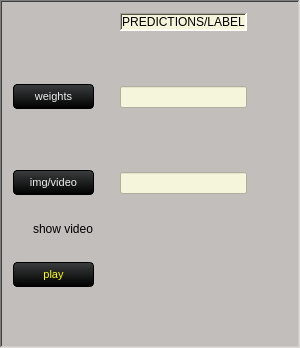
            <widget class="QFrame" name="ultralytics_predictions_frame">
             <property name="styleSheet">
              <string notr="true">background-color: rgb(193, 190, 188);</string>
             </property>
             <property name="frameShape">
              <enum>QFrame::WinPanel</enum>
             </property>
             <property name="frameShadow">
              <enum>QFrame::Sunken</enum>
             </property>
             <layout class="QGridLayout" name="gridLayout_33">
              <item row="3" column="2">
               <widget class="QLineEdit" name="pytorch_version_label">
                <property name="styleSheet">
                 <string notr="true">background-color: rgb(245, 245, 220);</string>
                </property>
               </widget>
              </item>
              <item row="7" column="1">
               <spacer name="verticalSpacer_44">
                <property name="orientation">
                 <enum>Qt::Vertical</enum>
                </property>
                <property name="sizeHint" stdset="0">
                 <size>
                  <width>20</width>
                  <height>40</height>
                 </size>
                </property>
               </spacer>
              </item>
              <item row="7" column="0">
               <widget class="QPushButton" name="auto_label">
                <property name="styleSheet">
                 <string notr="true">
QPushButton {
    background-color: qlineargradient(spread:repeat, x1:1, y1:0, x2:1, y2:1, stop:0 rgb(59, 61, 62), stop:1 rgb(0, 0, 0));
    color:  rgb(255, 255, 0);
    font-size: 11px;
    min-width: 53px;
    border-style: solid;
    border-width: 1px;
    border-radius: 4px;
    border-color: rgb(0, 0, 0);
    padding: 5px;
}

QPushButton:flat {
    background-color: transparent;
    border: none;
    color: rgb(238, 238, 238);
}

QPushButton:disabled {
    background-color: #404040;
    color: #656565;
    border-color: rgb(0, 0, 0);
}

QPushButton:hover {
    background-color: rgba(236, 157, 0, 51);
    border: 1px solid rgb(236, 157, 0);
}

QPushButton:pressed {
    background-color: qlineargradient(spread:repeat, x1:1, y1:0, x2:1, y2:1, stop:0 rgb(28, 28, 32), stop:1 rgb(0, 0, 0));
    border: 1px solid rgb(236, 157, 0);
}

QPushButton:checked {
    background-color: qlineargradient(spread:repeat, x1:1, y1:0, x2:1, y2:1, stop:0 rgb(28, 28, 32), stop:1 rgb(0, 0, 0));
    border: 1px solid #222;
}</string>
                </property>
                <property name="text">
                 <string>play</string>
                </property>
               </widget>
              </item>
              <item row="5" column="2">
               <widget class="QLineEdit" name="img_video_path_label">
                <property name="styleSheet">
                 <string notr="true">background-color: rgb(245, 245, 220);</string>
                </property>
               </widget>
              </item>
              <item row="2" column="2">
               <spacer name="verticalSpacer_156">
                <property name="orientation">
                 <enum>Qt::Vertical</enum>
                </property>
                <property name="sizeHint" stdset="0">
                 <size>
                  <width>20</width>
                  <height>40</height>
                 </size>
                </property>
               </spacer>
              </item>
              <item row="3" column="1">
               <spacer name="verticalSpacer_42">
                <property name="orientation">
                 <enum>Qt::Vertical</enum>
                </property>
                <property name="sizeHint" stdset="0">
                 <size>
                  <width>20</width>
                  <height>40</height>
                 </size>
                </property>
               </spacer>
              </item>
              <item row="3" column="0">
               <widget class="QPushButton" name="pytorch_version">
                <property name="styleSheet">
                 <string notr="true">QPushButton {
    background-color: qlineargradient(spread:repeat, x1:1, y1:0, x2:1, y2:1, stop:0 rgb(59, 61, 62), stop:1 rgb(0, 0, 0));
    color: rgb(238, 238, 238);
    font-size: 11px;
    min-width: 53px;
    border-style: solid;
    border-width: 1px;
    border-radius: 4px;
    border-color: rgb(0, 0, 0);
    padding: 5px;
}

QPushButton:flat {
    background-color: transparent;
    border: none;
    color: rgb(238, 238, 238);
}

QPushButton:disabled {
    background-color: #404040;
    color: #656565;
    border-color: rgb(0, 0, 0);
}

QPushButton:hover {
    background-color: rgba(236, 157, 0, 51);
    border: 1px solid rgb(236, 157, 0);
}

QPushButton:pressed {
    background-color: qlineargradient(spread:repeat, x1:1, y1:0, x2:1, y2:1, stop:0 rgb(28, 28, 32), stop:1 rgb(0, 0, 0));
    border: 1px solid rgb(236, 157, 0);
}

QPushButton:checked {
    background-color: qlineargradient(spread:repeat, x1:1, y1:0, x2:1, y2:1, stop:0 rgb(28, 28, 32), stop:1 rgb(0, 0, 0));
    border: 1px solid #222;
}</string>
                </property>
                <property name="text">
                 <string>weights</string>
                </property>
               </widget>
              </item>
              <item row="3" column="3">
               <spacer name="horizontalSpacer_84">
                <property name="orientation">
                 <enum>Qt::Horizontal</enum>
                </property>
                <property name="sizeHint" stdset="0">
                 <size>
                  <width>40</width>
                  <height>20</height>
                 </size>
                </property>
               </spacer>
              </item>
              <item row="6" column="2">
               <spacer name="verticalSpacer_154">
                <property name="orientation">
                 <enum>Qt::Vertical</enum>
                </property>
                <property name="sizeHint" stdset="0">
                 <size>
                  <width>20</width>
                  <height>40</height>
                 </size>
                </property>
               </spacer>
              </item>
              <item row="5" column="0">
               <widget class="QPushButton" name="img_video">
                <property name="styleSheet">
                 <string notr="true">QPushButton {
    background-color: qlineargradient(spread:repeat, x1:1, y1:0, x2:1, y2:1, stop:0 rgb(59, 61, 62), stop:1 rgb(0, 0, 0));
    color: rgb(238, 238, 238);
    font-size: 11px;
    min-width: 53px;
    border-style: solid;
    border-width: 1px;
    border-radius: 4px;
    border-color: rgb(0, 0, 0);
    padding: 5px;
}

QPushButton:flat {
    background-color: transparent;
    border: none;
    color: rgb(238, 238, 238);
}

QPushButton:disabled {
    background-color: #404040;
    color: #656565;
    border-color: rgb(0, 0, 0);
}

QPushButton:hover {
    background-color: rgba(236, 157, 0, 51);
    border: 1px solid rgb(236, 157, 0);
}

QPushButton:pressed {
    background-color: qlineargradient(spread:repeat, x1:1, y1:0, x2:1, y2:1, stop:0 rgb(28, 28, 32), stop:1 rgb(0, 0, 0));
    border: 1px solid rgb(236, 157, 0);
}

QPushButton:checked {
    background-color: qlineargradient(spread:repeat, x1:1, y1:0, x2:1, y2:1, stop:0 rgb(28, 28, 32), stop:1 rgb(0, 0, 0));
    border: 1px solid #222;
}</string>
                </property>
                <property name="text">
                 <string>img/video</string>
                </property>
               </widget>
              </item>
              <item row="0" column="2">
               <widget class="QLabel" name="prediction_label">
                <property name="styleSheet">
                 <string notr="true">background-color: rgb(245, 245, 220);</string>
                </property>
                <property name="frameShape">
                 <enum>QFrame::WinPanel</enum>
                </property>
                <property name="frameShadow">
                 <enum>QFrame::Sunken</enum>
                </property>
                <property name="text">
                 <string>PREDICTIONS/LABEL</string>
                </property>
                <property name="alignment">
                 <set>Qt::AlignCenter</set>
                </property>
               </widget>
              </item>
              <item row="4" column="2">
               <spacer name="verticalSpacer_155">
                <property name="orientation">
                 <enum>Qt::Vertical</enum>
                </property>
                <property name="sizeHint" stdset="0">
                 <size>
                  <width>20</width>
                  <height>40</height>
                 </size>
                </property>
               </spacer>
              </item>
              <item row="5" column="1">
               <spacer name="verticalSpacer_43">
                <property name="orientation">
                 <enum>Qt::Vertical</enum>
                </property>
                <property name="sizeHint" stdset="0">
                 <size>
                  <width>20</width>
                  <height>40</height>
                 </size>
                </property>
               </spacer>
              </item>
              <item row="6" column="0">
               <widget class="QCheckBox" name="video">
                <property name="styleSheet">
                 <string notr="true">QCheckBox{
					background-color: transparent;
					color: black /*txt*/;
					border: none;
				}
				QCheckBox::disabled
				{
					color: #656565;
				}
				/*-----QRadioButton-----*/
				QRadioButton 
				{
					color: lightgray;
					background-color: transparent;
				}</string>
                </property>
                <property name="text">
                 <string>show video</string>
                </property>
               </widget>
              </item>
              <item row="8" column="0">
               <spacer name="verticalSpacer_38">
                <property name="orientation">
                 <enum>Qt::Vertical</enum>
                </property>
                <property name="sizeHint" stdset="0">
                 <size>
                  <width>20</width>
                  <height>40</height>
                 </size>
                </property>
               </spacer>
              </item>
              <item row="5" column="3">
               <spacer name="verticalSpacer_52">
                <property name="orientation">
                 <enum>Qt::Vertical</enum>
                </property>
                <property name="sizeHint" stdset="0">
                 <size>
                  <width>20</width>
                  <height>40</height>
                 </size>
                </property>
               </spacer>
              </item>
              <item row="2" column="0">
               <spacer name="horizontalSpacer_7">
                <property name="orientation">
                 <enum>Qt::Horizontal</enum>
                </property>
                <property name="sizeHint" stdset="0">
                 <size>
                  <width>40</width>
                  <height>20</height>
                 </size>
                </property>
               </spacer>
              </item>
             </layout>
            </widget>
